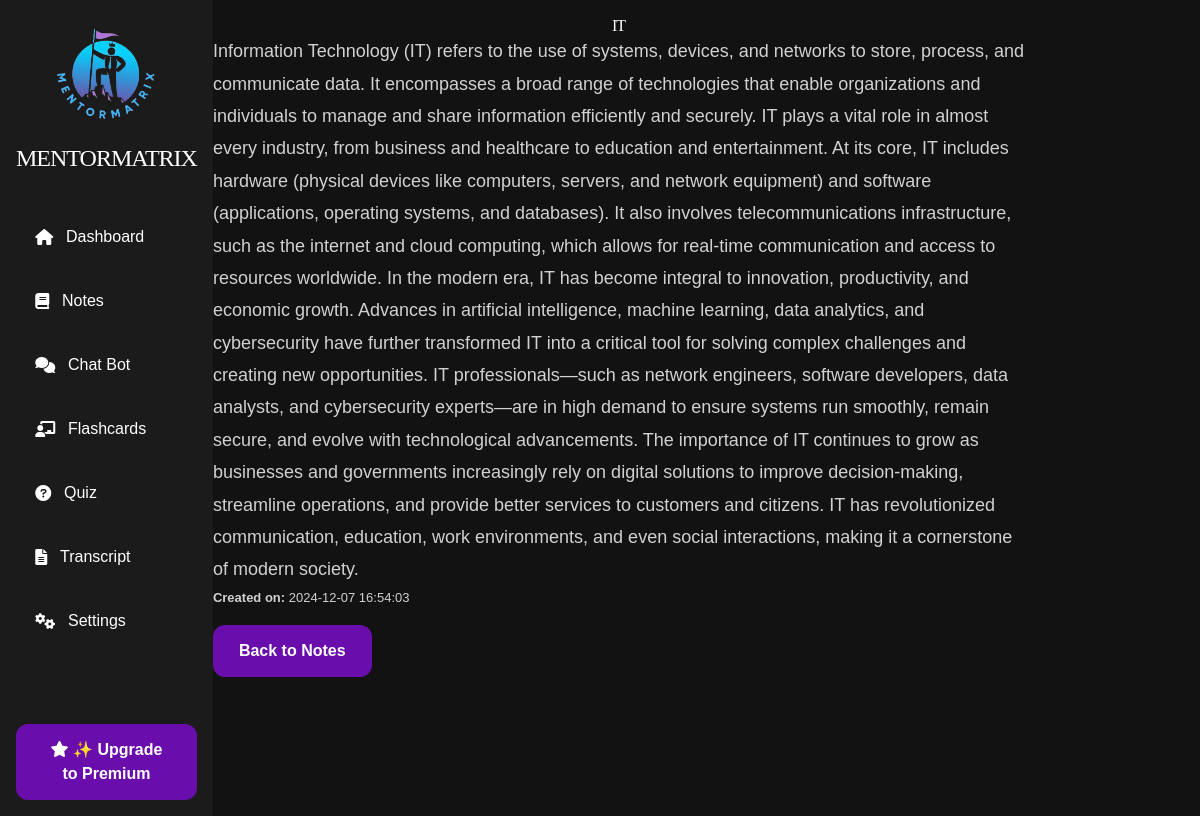
/notes/1, run on the app's committed database.
### tables this page shows
CREATE TABLE notes (
                    id INTEGER PRIMARY KEY AUTOINCREMENT,
                    transcript_id INTEGER,
                    title TEXT NOT NULL,
                    content TEXT NOT NULL,
                    created_at DATETIME DEFAULT CURRENT_TIMESTAMP,
                    updated_at DATETIME DEFAULT CURRENT_TIMESTAMP,
                    FOREIGN KEY (transcript_id) REFERENCES transcripts(id) ON DELETE CASCADE);

### routes/notes.py (the view)
@notes_blueprint.route('/notes/<int:note_id>')
def view_note(note_id):
    result = db.execute('''
        SELECT
            notes.title AS note_title,
            notes.content AS note_content,
            notes.created_at,
            files.name AS file_name,
            files.file_type,
            files.metadata,
            transcripts.title AS transcript_title
        FROM notes
        LEFT JOIN files ON notes.transcript_id = files.transcript_id
        LEFT JOIN transcripts ON notes.transcript_id = transcripts.id
        WHERE notes.id = ?
    ''', note_id)
    note = result[0] if result else None
    if not note:
        flash("Note not found.", "error")
        return redirect(url_for('notes.notes'))
    return render_template('view_note.html', note=note)

### templates/view_note.html (shortened to what this page needs)
{% extends "layout.html" %}
{% block other_head_stuff %}
    <link rel="stylesheet" href="{{ url_for('static', filename='css/view_note.css') }}">
{% endblock %}
{% block content %}
<div class="container">
    <div class="main-content">
        <h1>{{ note.note_title }}</h1>
        <p id="note">{{ note.note_content }}</p>
        <p id="note_created_at"><strong>Created on: </strong> {{ note.created_at }}</p>
        <a href="{{ url_for('notes.notes') }}" class="premium-button">Back to Notes</a>
    </div>
</div>
{% endblock %}

### static/css/base.css (style rules this page uses)
* { margin: 0; padding: 0; box-sizing: border-box; }
:root { --font-family: 'Arial', sans-serif; --background-color: #121212; --text-color: #e0e0e0; --primary-purple: #6a0dad; --hover-purple: #5c0ab8; --active-purple: #4b0997; --hover-bg-color: #333333; --active-bg-color: #333333; --white: #ffffff; --soft-text-shadow: 0 1px 3px rgba(0, 0, 0, 0.2); }
body { font-family: var(--font-family); background-color: var(--background-color); color: var(--text-color); }
.container { display: flex; min-height: 100vh; }
.premium-button { background-color: var(--primary-purple);; color: var(--white); font-size: 1rem; font-weight: 600; padding: 0.75rem 1.5rem; text-align: center; border-radius: 12px; border: 2px solid #6a0dad; cursor: pointer; margin-top: 1rem; display: inline-block; transition: all 0.3s ease-in-out; }
button, .premium-button { transition: all 0.3s ease; }
h1, h2, h3 { color: #ffffff; font-weight: 600; letter-spacing: -0.5px; text-transform: uppercase; font-family: montserrat, serif; line-height: 1.2; }
h1, h2, h3 { text-shadow: var(--soft-text-shadow); }
h1 { font-size: 3rem; letter-spacing: -1px; }
p { color: #d1d1d1; font-family: 'Century Gothic', sans-serif; line-height: 1.8; font-size: 1.1rem; margin-bottom: 1.5em; }
a { color: #bb86fc; text-decoration: none; font-weight: 500; transition: color 0.3s ease-in-out, text-decoration 0.3s ease-in-out; }

### static/css/view_note.css (style rules this page uses)
h1 { text-align: center; margin: 30px; align-self: center; margin-top: 10px; }
#note { font-size: large; }
#note_created_at { font-size: small; margin-bottom: 0px; }

### data on the page
notes: note_title "IT", note_content "Information Technology (IT) refers to the use of systems, devices, and networks to store, process, and communicate data. It encompasses a broad range of technologies that enable organizations and individuals to manage and share information efficiently and securely. IT plays a vital role in almost every industry, from business and healthcare to education and entertainment. At its core, IT includes hardware (physical devices like computers, servers, and network equipment) and software (applications, operating systems, and databases). It also involves telecommunications infrastructure, such as the internet and cloud computing, which allows for real-time communication and access to resources…", created_at "2024-12-07 16:54:03"
